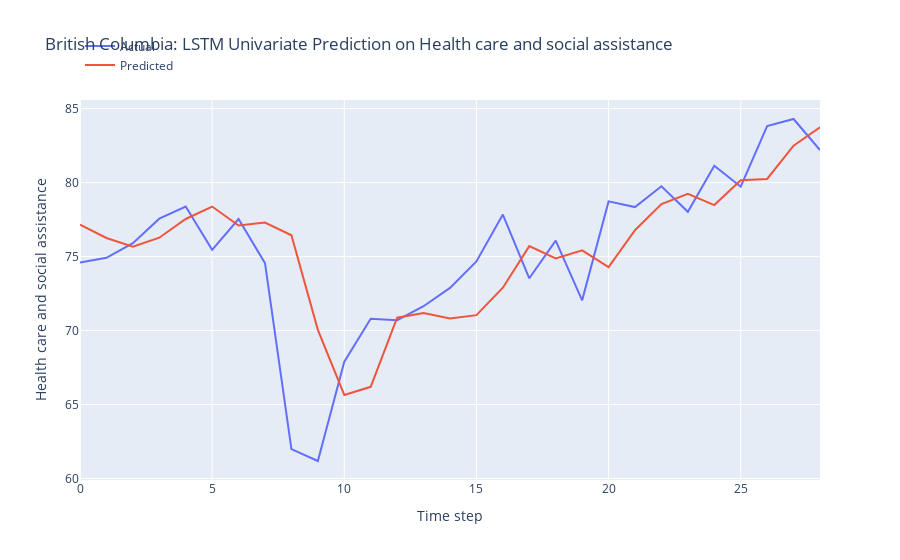

Here is the notebook cell this chart was saved with:
### Code cell
n_features = 1
X_train = X_train.reshape(X_train.shape[0], X_train.shape[1], n_features)

# define model
model = Sequential()
model.add(LSTM(50, activation='relu', input_shape=(n_steps, n_features)))
model.add(Dense(1))

# model = Sequential()
# model.add(LSTM(100, activation='relu', input_shape=(n_steps, n_features), kernel_regularizer=L2(0.001), return_sequences=True))
# model.add(LSTM(50, activation='relu', kernel_regularizer=L2(0.01)))
# model.add(Dense(1))

def r_squared(y_true, y_pred):
    SS_res =  K.sum(K.square(y_true - y_pred)) 
    SS_tot = K.sum(K.square(y_true - K.mean(y_true))) 
    return ( 1 - SS_res/(SS_tot + K.epsilon()) )

# Compile the model
model.compile(optimizer='adam', 
              loss='mse',
              metrics=[r_squared])

early_stopping = EarlyStopping(monitor='loss', patience=5, restore_best_weights=True)

# fit model
history = model.fit(X_train, y_train, 
          epochs = 20,
          batch_size = 32,
          verbose = 0,
          callbacks=[early_stopping])

# Obtain the MSE and R-squared from the last epoch
last_epoch_mse = history.history['loss'][-1]
last_epoch_r_squared = history.history['r_squared'][-1]

# Print the MSE and R-squared
print("Mean Squared Error (MSE) from the last epoch:", last_epoch_mse)
print("R-squared from the last epoch:", last_epoch_r_squared)

# plot loss and r2 score
plt.figure(figsize=(10, 6))

# Plot train loss
plt.plot(history.history['loss'], label='Train Loss')

# Plot train R-squared score
plt.plot(history.history['r_squared'], label='Train R2')

plt.title('Model Training Loss and R-squared Score')
plt.xlabel('Epochs')
plt.ylabel('Value')
plt.legend()
plt.grid(True)
plt.show()

# Evaluate the model
loss = model.evaluate(X_test, y_test)
print("MSE and R_squared:", loss)

# make prediction on test data
X_test = X_test.reshape(X_test.shape[0], X_test.shape[1], n_features)
y_pred = model.predict(X_test)

# Print the first 5 predictions and actual values
print("Predictions:")
flattened_predictions = [pred[0] for pred in y_pred[:10]]
print(flattened_predictions)
# print(y_pred[:10].tolist())
print("Actual values:")
rounded_actual_values = [round(value, len(str(prediction).split('.')[1])) for value, prediction in zip(y_test[:10], flattened_predictions)]
print(rounded_actual_values)

# plot the actual and predicted values for test data
trace1 = go.Scatter(x=np.arange(len(y_test)), y=y_test.flatten(), mode='lines', name='Actual')
trace2 = go.Scatter(x=np.arange(len(y_pred)), y=y_pred.flatten(), mode='lines', name='Predicted')

# Create layout
layout = go.Layout(
    title='British Columbia: LSTM Univariate Prediction on Health care and social assistance',
    xaxis=dict(title='Time step'),
    yaxis=dict(title='Health care and social assistance'),
    legend=dict(x=0, y=1.18)
)

# Create figure
fig = go.Figure(data=[trace1, trace2], layout=layout)

# Show plot
fig.show()

### Figure 1 — Plotly figure (JSON) as saved in the notebook; plotly's stock layout.template omitted (floating-point values rounded to 4 significant figures)
{"data": [{"mode": "lines", "name": "Actual", "type": "scatter", "x": [0, 1, 2, 3, 4, 5, 6, 7, 8, 9, 10, 11, 12, 13, 14, 15, 16, 17, 18, 19, 20, 21, 22, 23, 24, 25, 26, 27, 28], "y": [74.6, 74.91, 75.91, 77.56, 78.38, 75.46, 77.54, 74.56, 61.99, 61.19, 67.89, 70.79, 70.7, 71.64, 72.88, 74.67, 77.84, 73.53, 76.08, 72.04, 78.73, 78.35, 79.75, 78.03, 81.13, 79.72, 83.82, 84.3, 82.2]}, {"mode": "lines", "name": "Predicted", "type": "scatter", "x": [0, 1, 2, 3, 4, 5, 6, 7, 8, 9, 10, 11, 12, 13, 14, 15, 16, 17, 18, 19, 20, 21, 22, 23, 24, 25, 26, 27, 28], "y": [77.16, 76.26, 75.66, 76.27, 77.54, 78.38, 77.1, 77.3, 76.44, 70.05, 65.65, 66.2, 70.87, 71.18, 70.81, 71.04, 72.89, 75.71, 74.88, 75.42, 74.29, 76.78, 78.55, 79.23, 78.48, 80.16, 80.25, 82.5, 83.74]}], "layout": {"legend": {"x": 0, "y": 1.18}, "title": {"text": "British Columbia: LSTM Univariate Prediction on Health care and social assistance"}, "xaxis": {"title": {"text": "Time step"}}, "yaxis": {"title": {"text": "Health care and social assistance"}}}}
